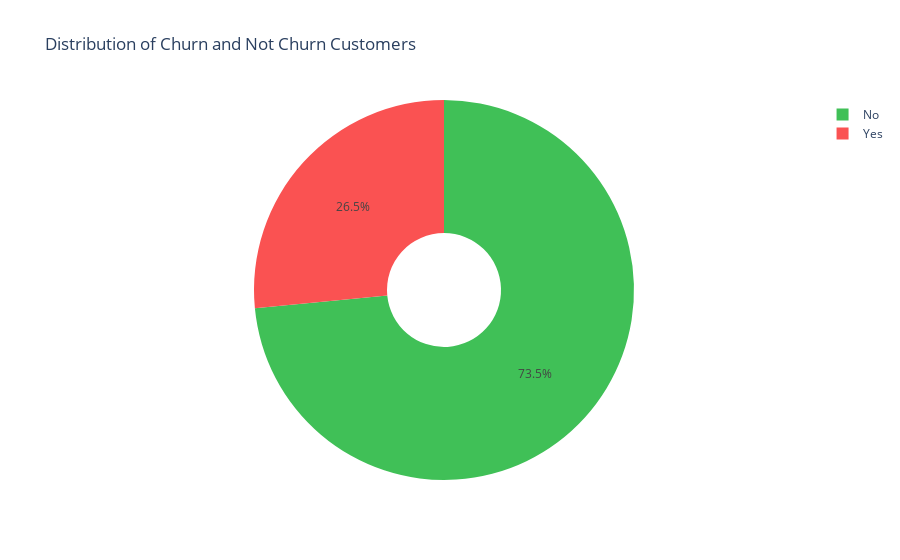

Write notebook code for a chart like this one.
### Code cell
# Pie chart to see the distribution of churn and not churn customers
fig = pie_chart(df, feature="Churn Label", colors=[green, red], hole=0.3, title="Distribution of Churn and Not Churn Customers", annotation_text="")

fig.show()

### Figure 1 — Plotly figure (JSON) as saved in the notebook; plotly's stock layout.template omitted (floating-point values rounded to 4 significant figures)
{"data": [{"domain": {"x": [0, 1], "y": [0, 1]}, "hole": 0.3, "hovertemplate": "Churn Label=%{label}<br>Total Count=%{value}<extra></extra>", "labels": ["No", "Yes"], "legendgroup": "", "name": "", "showlegend": true, "type": "pie", "values": [5174, 1869]}], "layout": {"legend": {"tracegroupgap": 0}, "piecolorway": ["#40c057", "#fa5252"], "title": {"text": "Distribution of Churn and Not Churn Customers"}}}
